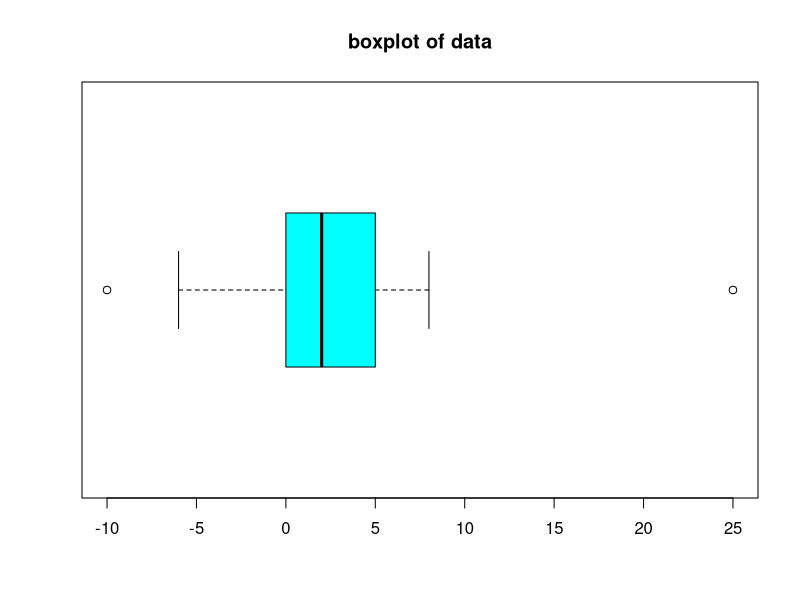

Here is the R script that generated this plot:
data = c(25, -10, 3, 1, 2, 8, 4, 0, -1, 7, 7, 2, -1, 2, -6, 5, 0)

boxplot(data, horizontal = TRUE, main="boxplot of data", col="cyan")